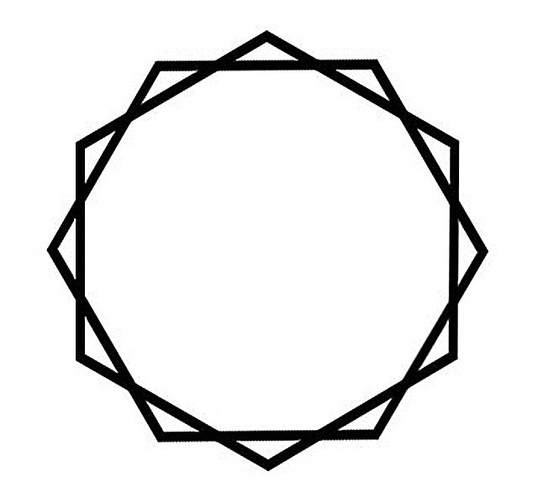
#> input picture images/special_shape.jpg, 538 x 503 px, shrunk from 640 x 599 before the run
$ python geomotry.py
#> lines starting #> are read from the running program, lines starting #| are printed output that depends on the picture; after the words box and inside, x2 and y2 are one past the last pixel; in counts of white or black regions, pixels touching at a corner belong together
import os
import cv2
import numpy as np
import matplotlib.pyplot as plt

# Load the image
rawImg = "images/special_shape.jpg"
image = cv2.imread(rawImg, cv2.IMREAD_GRAYSCALE)
#> image is the input picture: shape (503, 538); min 0, max 255, mean 233.4

# Apply adaptive thresholding
thresh = cv2.adaptiveThreshold(image, 255, cv2.ADAPTIVE_THRESH_GAUSSIAN_C, cv2.THRESH_BINARY_INV, 11, 2)
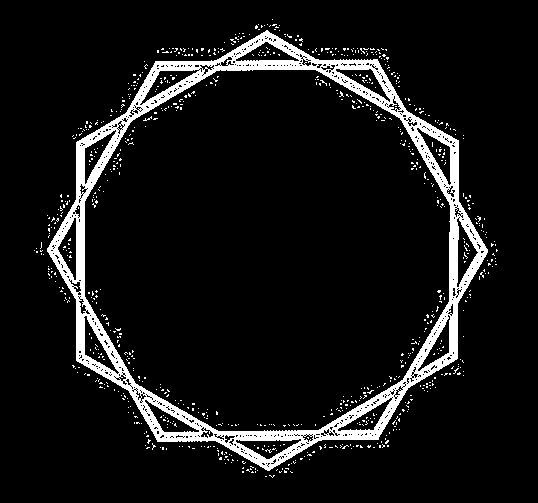
#> thresh: shape (503, 538); 8.5% white; 838 white regions (837 under 20 px)

# Find contours
contours, _ = cv2.findContours(thresh, cv2.RETR_EXTERNAL, cv2.CHAIN_APPROX_SIMPLE)
#> contours = 435 contours, 434 with area under 20; largest, box (x1, y1, x2, y2) and area: (47, 30, 488, 471) 134490

# Check if any contours were detected
if not contours:
    print("No contours were detected.")
    exit()

# Process the largest contour
main_contour = max(contours, key=cv2.contourArea)
#> main_contour = contour of 745 points, box (x1, y1, x2, y2) (47, 30, 488, 471), area 134490

# Approximate the contour to simplify it
epsilon = 0.01 * cv2.arcLength(main_contour, True)
#> epsilon = 15.02
approx = cv2.approxPolyDP(main_contour, epsilon, True)
#> approx = contour of 20 points, box (x1, y1, x2, y2) (47, 30, 488, 471), area 137914

# Determine the plot limits
x_coords, y_coords = zip(*[(point[0][0], point[0][1]) for point in approx])
#> x_coords = (266, 213, 155, 76, 47, 76, 76, 127, 157, 215, 269, 318, 378, 457, 487, 458, 458, 408, 377, 315); y_coords = (30, 61, 61, 142, 251, 299, 360, 389, 441, 440, 470, 440, 439, 358, 249, 201, 140, 112, 59, 59)
x_min, x_max, y_min, y_max = min(x_coords), max(x_coords), min(y_coords), max(y_coords)
#> x_min = 47; x_max = 487; y_min = 30; y_max = 470

# Calculate the scaling factor
contour_width = x_max - x_min
#> contour_width = 440
contour_height = y_max - y_min
#> contour_height = 440
scale_factor = 20 / max(contour_width, contour_height)  # cm/pixel
#> scale_factor = 0.0455

# Determine the plot limits for the 25 cm square (outer frame)
outer_frame_size = 25  # cm

# Since we are scaling to a 20 cm square and then adding a 2.5 cm border,
# we center the 20 cm square within the 25 cm square
center_x = (x_min + x_max) / 2 * scale_factor
#> center_x = 12.14
center_y = (y_min + y_max) / 2 * scale_factor
#> center_y = 11.36
plot_x_min = center_x - (outer_frame_size / 2)
#> plot_x_min = -0.364
plot_x_max = center_x + (outer_frame_size / 2)
#> plot_x_max = 24.64
plot_y_min = center_y - (outer_frame_size / 2)
#> plot_y_min = -1.14
plot_y_max = center_y + (outer_frame_size / 2)
#> plot_y_max = 23.86

# Initialize figure
plt.figure(figsize=(10, 10))

# Determine the scaled frame size for the inner frame
inner_frame_size = 20  # cm

# Scale the contour coordinates
scaled_contour = [(pt[0][0] * scale_factor, pt[0][1] * scale_factor) for pt in approx]
#> scaled_contour = 20 items, first 6: (12.09, 1.36), (9.68, 2.77), (7.05, 2.77), (3.45, 6.45), (2.14, 11.41), (3.45, 13.59)

# Determine the limits for the inner frame (20 cm square)
inner_x_min = center_x - (inner_frame_size / 2)
#> inner_x_min = 2.14
inner_x_max = center_x + (inner_frame_size / 2)
#> inner_x_max = 22.14
inner_y_min = center_y - (inner_frame_size / 2)
#> inner_y_min = 1.36
inner_y_max = center_y + (inner_frame_size / 2)
#> inner_y_max = 21.36

# Plot the scaled contour and annotate with the scaled polynomial equations
for i in range(len(scaled_contour)):
    pt1, pt2 = scaled_contour[i], scaled_contour[(i + 1) % len(scaled_contour)]

    if pt1[0] == pt2[0]:  # Vertical line
        # Plot vertical line using plt.plot for consistency
        plt.plot([pt1[0], pt2[0]], [pt1[1], pt2[1]], label=f'Side {i+1}')
        plt.text(pt1[0], (pt1[1] + pt2[1]) / 2, f'x = {round(pt1[0],2)}')
    else:
        # Fit a line (1st degree polynomial) between the two endpoints
        coeffs = np.polyfit([pt1[0], pt2[0]], [pt1[1], pt2[1]], 1)
        poly_eq = np.poly1d(coeffs)

        # Determine the x-values for the line segment between pt1 and pt2
        x_vals = np.linspace(pt1[0], pt2[0], 100)
        y_vals = poly_eq(x_vals)

        # Plot the line segment for the side of the triangle
        plt.plot(x_vals, y_vals, label=f'Side {i+1}')

        # Annotate the line segment with its equation
        mid_x = (pt1[0] + pt2[0]) / 2
        mid_y = poly_eq(mid_x)
        plt.text(mid_x, mid_y, f'y = {coeffs[0]:.2f}x + {coeffs[1]:.2f}', ha='center')
#> this loop made 20 passes
#> (pt1, pt2, coeffs, mid_x, mid_y) on passes 1, 2, 3, 4, 5, 7, 8, 9, 10, 11, 12: ((12.09, 1.36), (9.68, 2.77), [-0.585, 8.44], 10.89, 2.07), ((9.68, 2.77), (7.05, 2.77), [5.52e-17, 2.77], 8.36, 2.77), ((7.05, 2.77), (3.45, 6.45), [-1.03, 10], 5.25, 4.61), ((3.45, 6.45), (2.14, 11.41), [-3.76, 19.44], 2.8, 8.93), ((2.14, 11.41), (3.45, 13.59), [1.66, 7.87], 2.8, 12.5), ((3.45, 16.36), (5.77, 17.68), [0.569, 14.4], 4.61, 17.02), ((5.77, 17.68), (7.14, 20.05), [1.73, 7.68], 6.45, 18.86), ((7.14, 20.05), (9.77, 20), [-0.0172, 20.17], 8.45, 20.02), ((9.77, 20), (12.23, 21.36), [0.556, 14.57], 11, 20.68), ((12.23, 21.36), (14.45, 20), [-0.612, 28.85], 13.34, 20.68), ((14.45, 20), (17.18, 19.95), [-0.0167, 20.24], 15.82, 19.98)
#> (pt1, pt2) on passes 6, 16: ((3.45, 13.59), (3.45, 16.36)), ((20.82, 9.14), (20.82, 6.36))

# Customize the plot to show the outer frame of 25 cm
plt.axis('equal')
plt.xlim(plot_x_min, plot_x_max)
plt.ylim(plot_y_max, plot_y_min)  # y limits inverted to match image coordinates
plt.grid(True)

# Extract the base name of the file
base_name = os.path.basename(rawImg)

# Remove 'results' from the path if it exists and append '_analyzed'
if 'images' in base_name:
    base_name = base_name.replace('images', '')

if '.png' in base_name:
    base_name = base_name.replace('.png', '')

if '.jpg' in base_name:
    base_name = base_name.replace('.jpg', '')

if '.jpeg' in base_name:
    base_name = base_name.replace('.jpeg', '')

# Define the new filename
new_base_name = os.path.splitext(base_name)[0] + '_analyzed.png'
analyzed_image_name = f"results/{base_name}_analyzed.png"

# Save the figure
plt.savefig(analyzed_image_name)
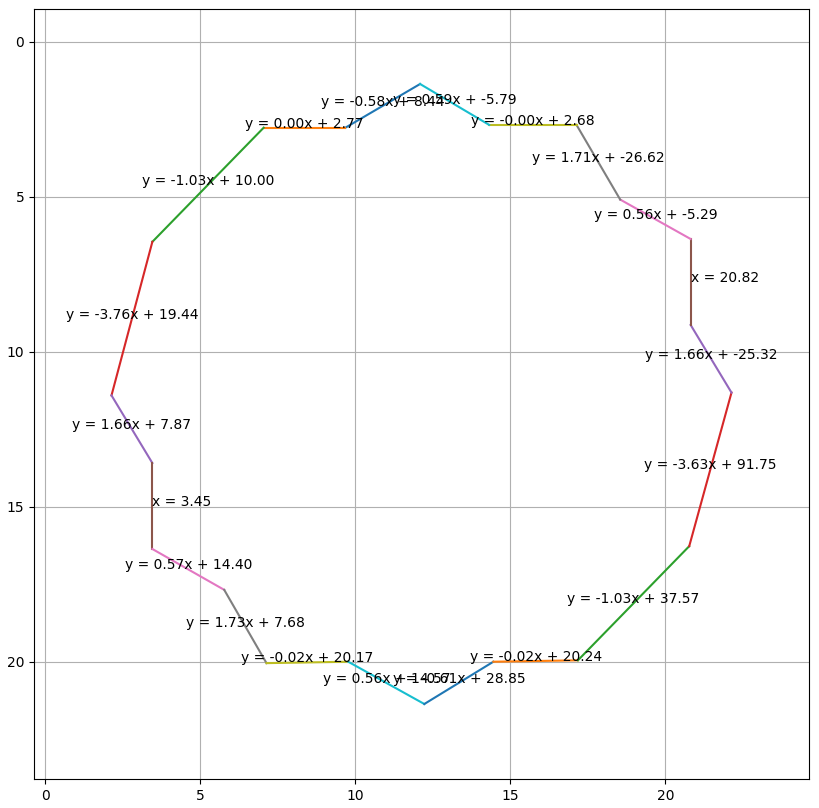
#> figure drawn by matplotlib, 1 panel

# If you want to also show the plot uncomment the next line
plt.show()

$ run again, with images/angle.jpg copied over images/special_shape.jpg
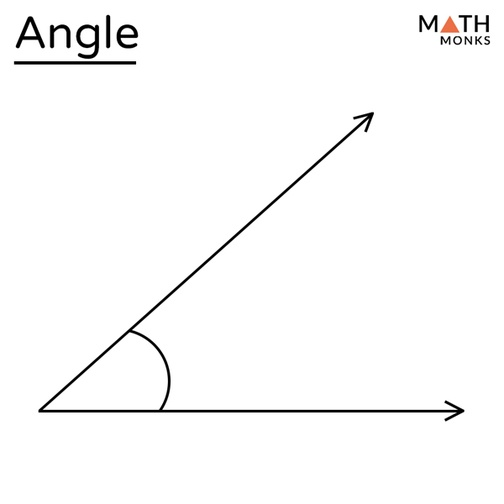
#> input picture images/angle.jpg, 504 x 504 px, shrunk from 600 x 600 before the run
#> `thresh = cv2.adaptiveThreshold(image, 255, cv2.ADAPTIVE_THRESH_GAUSSIA..`:
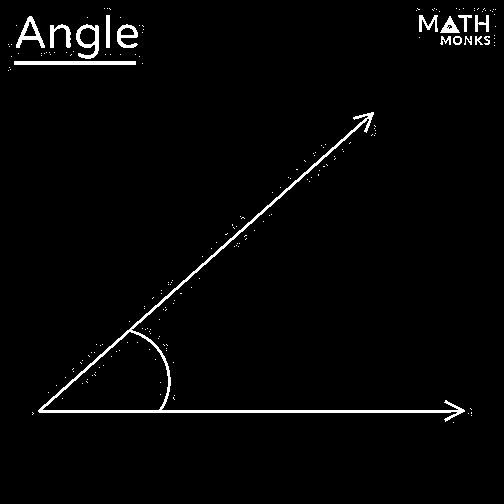
#> thresh: shape (504, 504); 2.3% white; 198 white regions (182 under 20 px)
#> contours = 180 contours, 166 with area under 20; largest, box (x1, y1, x2, y2) and area: (38, 112, 465, 422) 8032, (76, 24, 99, 59) 494, (14, 61, 136, 65) 363, (16, 16, 45, 48) 350, (117, 24, 138, 48) 279
#> main_contour = contour of 304 points, box (x1, y1, x2, y2) (38, 112, 465, 422), area 8032
#> epsilon = 17.67
#> approx = [[373, 112], [38, 411], [464, 411], [162, 410], [167, 363], [131, 329]]
#> x_coords = (373, 38, 464, 162, 167, 131); y_coords = (112, 411, 411, 410, 363, 329)
#> x_min = 38; x_max = 464; y_min = 112; y_max = 411
#> contour_width = 426
#> contour_height = 299
#> scale_factor = 0.0469
#> center_x = 11.78
#> center_y = 12.28
#> plot_x_min = -0.716
#> plot_x_max = 24.28
#> plot_y_min = -0.223
#> plot_y_max = 24.78
#> scaled_contour = [(17.51, 5.26), (1.78, 19.3), (21.78, 19.3), (7.61, 19.25), (7.84, 17.04), (6.15, 15.45)]
#> inner_x_min = 1.78
#> inner_x_max = 21.78
#> inner_y_min = 2.28
#> inner_y_max = 22.28
#> the loop `for i in range(len(scaled_contour)):` made 6 passes
#> (pt1, pt2, coeffs, mid_x, mid_y) on passes 1 to 6: ((17.51, 5.26), (1.78, 19.3), [-0.893, 20.89], 9.65, 12.28), ((1.78, 19.3), (21.78, 19.3), [-2.05e-16, 19.3], 11.78, 19.3), ((21.78, 19.3), (7.61, 19.25), [0.00331, 19.22], 14.69, 19.27), ((7.61, 19.25), (7.84, 17.04), [-9.4, 90.74], 7.72, 18.15), ((7.84, 17.04), (6.15, 15.45), [0.944, 9.64], 7, 16.24), ((6.15, 15.45), (17.51, 5.26), [-0.897, 20.96], 11.83, 10.35)
#> `plt.savefig(analyzed_image_name)`:
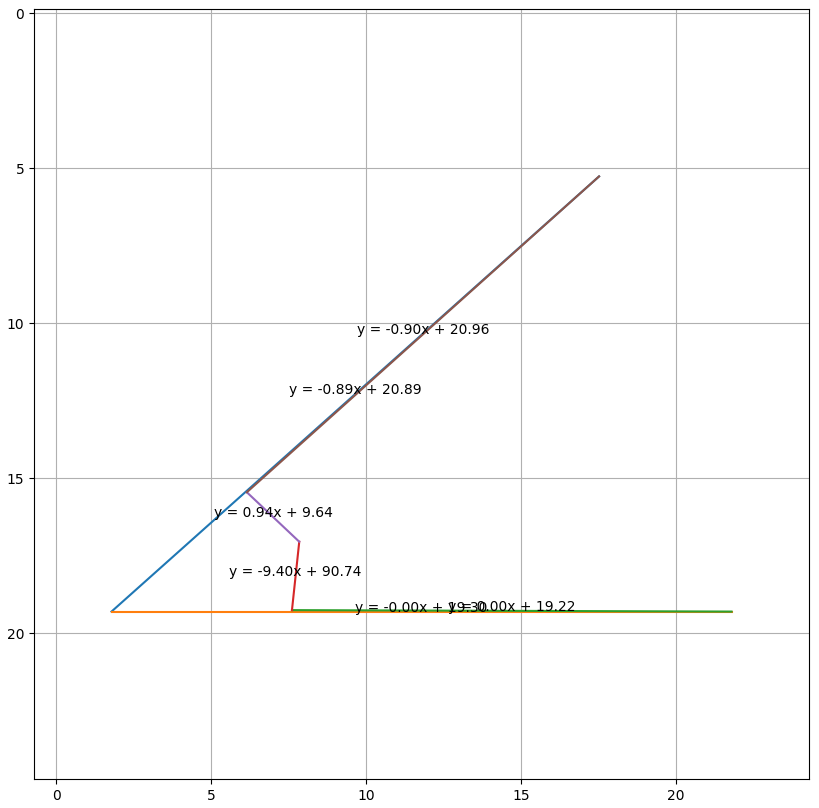
#> figure drawn by matplotlib, 1 panel; curve peaks at x = 1.78, y = 19.3

$ run again, with images/circle.jpg copied over images/special_shape.jpg
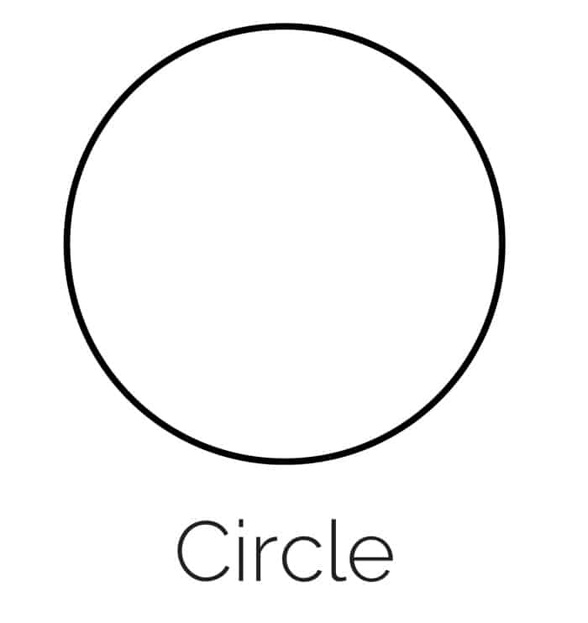
#> input picture images/circle.jpg, 588 x 623 px, shrunk from 700 x 742 before the run
#> image is the input picture: shape (623, 588); min 0, max 255, mean 247.3
#> `thresh = cv2.adaptiveThreshold(image, 255, cv2.ADAPTIVE_THRESH_GAUSSIA..`:
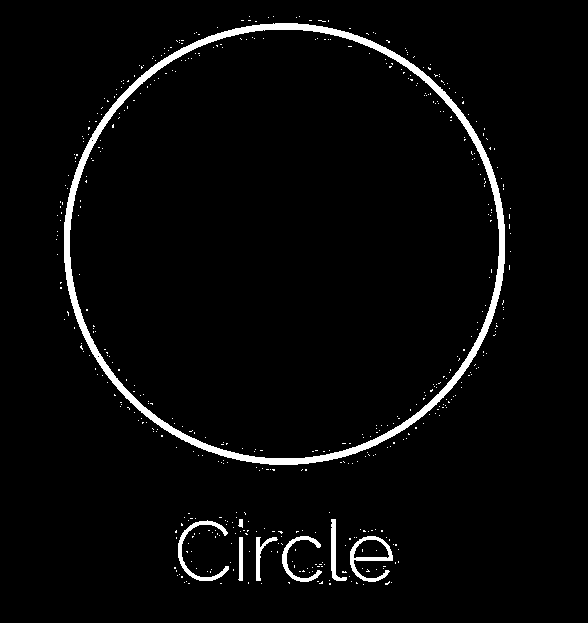
#> thresh: shape (623, 588); 3.3% white; 498 white regions (490 under 20 px)
#> contours = 331 contours, 323 with area under 20; largest, box (x1, y1, x2, y2) and area: (64, 23, 505, 465) 152733, (350, 536, 393, 582) 963, (178, 520, 229, 581) 444, (282, 536, 322, 582) 338, (331, 519, 347, 581) 261, (256, 537, 278, 581) 194, (238, 537, 243, 581) 130, (238, 519, 243, 528) 22
#> main_contour = contour of 642 points, box (x1, y1, x2, y2) (64, 23, 505, 465), area 152733
#> epsilon = 14.68
#> approx = contour of 16 points, box (x1, y1, x2, y2) (64, 23, 505, 465), area 149384
#> x_coords = (273, 183, 117, 72, 64, 92, 141, 208, 297, 375, 452, 494, 504, 480, 428, 357); y_coords = (23, 47, 99, 181, 262, 353, 412, 451, 464, 445, 387, 312, 224, 141, 76, 35)
#> x_min = 64; x_max = 504; y_min = 23; y_max = 464
#> contour_width = 440
#> contour_height = 441
#> scale_factor = 0.0454
#> center_x = 12.88
#> center_y = 11.04
#> plot_x_min = 0.38
#> plot_x_max = 25.38
#> plot_y_min = -1.46
#> plot_y_max = 23.54
#> scaled_contour = [(12.38, 1.04), (8.3, 2.13), (5.31, 4.49), (3.27, 8.21), (2.9, 11.88), (4.17, 16.01), (6.39, 18.68), (9.43, 20.45), (13.47, 21.04), (17.01, 20.18), (20.5, 17.55), (22.4, 14.15), (22.86, 10.16), (21.77, 6.39), (19.41, 3.45), (16.19, 1.59)]
#> inner_x_min = 2.88
#> inner_x_max = 22.88
#> inner_y_min = 1.04
#> inner_y_max = 21.04
#> the loop `for i in range(len(scaled_contour)):` made 16 passes
#> (pt1, pt2, coeffs, mid_x, mid_y) on passes 1 to 7: ((12.38, 1.04), (8.3, 2.13), [-0.267, 4.34], 10.34, 1.59), ((8.3, 2.13), (5.31, 4.49), [-0.788, 8.67], 6.8, 3.31), ((5.31, 4.49), (3.27, 8.21), [-1.82, 14.16], 4.29, 6.35), ((3.27, 8.21), (2.9, 11.88), [-10.12, 41.27], 3.08, 10.05), ((2.9, 11.88), (4.17, 16.01), [3.25, 2.45], 3.54, 13.95), ((4.17, 16.01), (6.39, 18.68), [1.2, 10.99], 5.28, 17.35), ((6.39, 18.68), (9.43, 20.45), [0.582, 14.96], 7.91, 19.57)
#> `plt.savefig(analyzed_image_name)`:
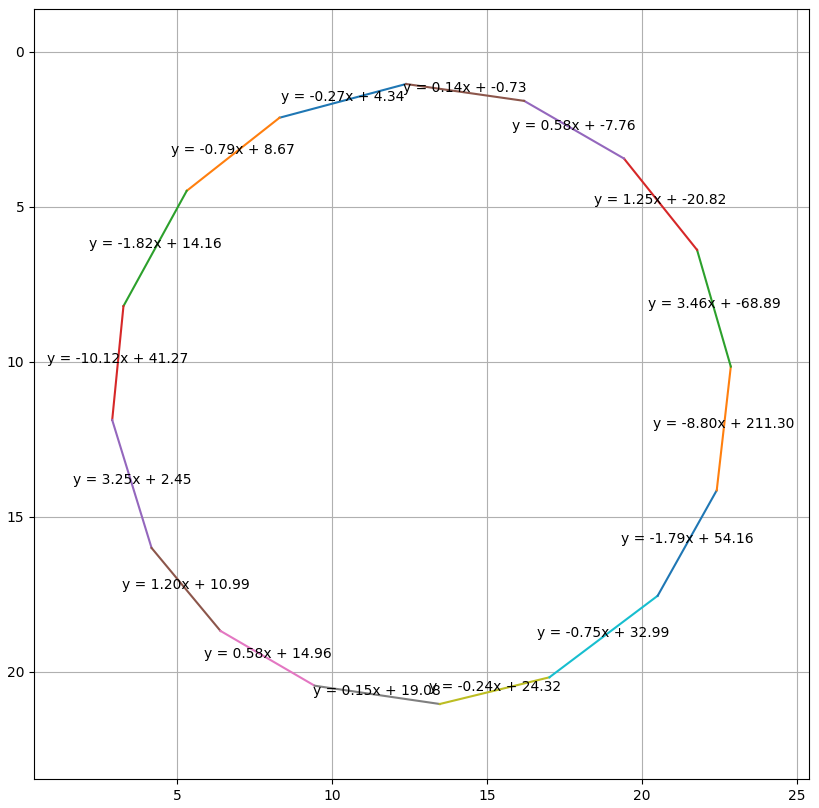
#> figure drawn by matplotlib, 1 panel
